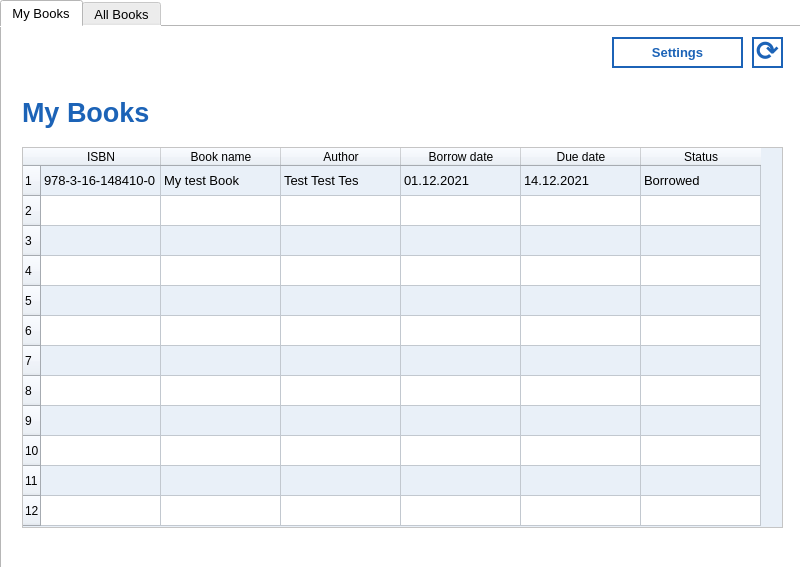
<?xml version="1.0" encoding="UTF-8"?>
<ui version="4.0">
 <class>Dialog</class>
 <widget class="QDialog" name="Dialog">
  <property name="geometry">
   <rect>
    <x>0</x>
    <y>0</y>
    <width>800</width>
    <height>567</height>
   </rect>
  </property>
  <property name="windowTitle">
   <string>Student</string>
  </property>
  <property name="styleSheet">
   <string notr="true">background-color: rgb(255, 255, 255);</string>
  </property>
  <widget class="QTabWidget" name="tabs">
   <property name="geometry">
    <rect>
     <x>0</x>
     <y>0</y>
     <width>811</width>
     <height>571</height>
    </rect>
   </property>
   <property name="font">
    <font>
     <pointsize>10</pointsize>
     <weight>50</weight>
     <bold>false</bold>
    </font>
   </property>
   <property name="styleSheet">
    <string notr="true">background-color: rgb(255, 255, 255);</string>
   </property>
   <property name="currentIndex">
    <number>0</number>
   </property>
   <widget class="QWidget" name="my_books">
    <attribute name="title">
     <string>My Books</string>
    </attribute>
    <widget class="QLabel" name="my_books_label">
     <property name="enabled">
      <bool>true</bool>
     </property>
     <property name="geometry">
      <rect>
       <x>20</x>
       <y>70</y>
       <width>291</width>
       <height>31</height>
      </rect>
     </property>
     <property name="font">
      <font>
       <pointsize>20</pointsize>
       <weight>75</weight>
       <bold>true</bold>
      </font>
     </property>
     <property name="styleSheet">
      <string notr="true">color:  rgb(28, 99, 183);</string>
     </property>
     <property name="text">
      <string>My Books</string>
     </property>
     <property name="wordWrap">
      <bool>true</bool>
     </property>
    </widget>
    <widget class="QPushButton" name="settings">
     <property name="geometry">
      <rect>
       <x>610</x>
       <y>10</y>
       <width>131</width>
       <height>31</height>
      </rect>
     </property>
     <property name="font">
      <font>
       <pointsize>10</pointsize>
       <weight>75</weight>
       <bold>true</bold>
      </font>
     </property>
     <property name="autoFillBackground">
      <bool>false</bool>
     </property>
     <property name="styleSheet">
      <string notr="true">background-color:   rgb(255, 255, 255);
color: rgb(28, 99, 183);
border: 2px solid  rgb(28, 99, 183);</string>
     </property>
     <property name="text">
      <string>Settings</string>
     </property>
     <property name="checkable">
      <bool>false</bool>
     </property>
     <property name="autoDefault">
      <bool>true</bool>
     </property>
     <property name="default">
      <bool>false</bool>
     </property>
     <property name="flat">
      <bool>false</bool>
     </property>
    </widget>
    <widget class="QLabel" name="iut">
     <property name="geometry">
      <rect>
       <x>20</x>
       <y>10</y>
       <width>301</width>
       <height>41</height>
      </rect>
     </property>
     <property name="text">
      <string/>
     </property>
     <property name="pixmap">
      <pixmap>../../../Downloads/iut-logo-blue-min.png</pixmap>
     </property>
     <property name="scaledContents">
      <bool>true</bool>
     </property>
    </widget>
    <widget class="QScrollArea" name="scrollArea">
     <property name="geometry">
      <rect>
       <x>20</x>
       <y>120</y>
       <width>761</width>
       <height>381</height>
      </rect>
     </property>
     <property name="widgetResizable">
      <bool>true</bool>
     </property>
     <widget class="QWidget" name="scrollAreaWidgetContents">
      <property name="geometry">
       <rect>
        <x>0</x>
        <y>0</y>
        <width>759</width>
        <height>379</height>
       </rect>
      </property>
      <widget class="QTableWidget" name="my_books_table">
       <property name="geometry">
        <rect>
         <x>0</x>
         <y>0</y>
         <width>761</width>
         <height>381</height>
        </rect>
       </property>
       <property name="font">
        <font>
         <pointsize>10</pointsize>
        </font>
       </property>
       <property name="autoFillBackground">
        <bool>false</bool>
       </property>
       <property name="styleSheet">
        <string notr="true">background-color: rgb(233, 240, 248);
alternate-background-color:  rgb(255, 255, 255);
selection-color: rgb(129, 154, 193);</string>
       </property>
       <property name="frameShape">
        <enum>QFrame::NoFrame</enum>
       </property>
       <property name="frameShadow">
        <enum>QFrame::Plain</enum>
       </property>
       <property name="lineWidth">
        <number>1</number>
       </property>
       <property name="sizeAdjustPolicy">
        <enum>QAbstractScrollArea::AdjustToContents</enum>
       </property>
       <property name="alternatingRowColors">
        <bool>true</bool>
       </property>
       <property name="selectionBehavior">
        <enum>QAbstractItemView::SelectRows</enum>
       </property>
       <property name="showGrid">
        <bool>true</bool>
       </property>
       <property name="sortingEnabled">
        <bool>true</bool>
       </property>
       <property name="wordWrap">
        <bool>true</bool>
       </property>
       <property name="rowCount">
        <number>12</number>
       </property>
       <attribute name="horizontalHeaderDefaultSectionSize">
        <number>120</number>
       </attribute>
       <attribute name="horizontalHeaderMinimumSectionSize">
        <number>36</number>
       </attribute>
       <row>
        <property name="text">
         <string>1</string>
        </property>
       </row>
       <row/>
       <row/>
       <row/>
       <row/>
       <row/>
       <row/>
       <row/>
       <row/>
       <row/>
       <row/>
       <row/>
       <column>
        <property name="text">
         <string>ISBN</string>
        </property>
       </column>
       <column>
        <property name="text">
         <string>Book name</string>
        </property>
       </column>
       <column>
        <property name="text">
         <string>Author</string>
        </property>
       </column>
       <column>
        <property name="text">
         <string>Borrow date</string>
        </property>
       </column>
       <column>
        <property name="text">
         <string>Due date</string>
        </property>
       </column>
       <column>
        <property name="text">
         <string>Status</string>
        </property>
       </column>
       <item row="0" column="0">
        <property name="text">
         <string>978-3-16-148410-0</string>
        </property>
       </item>
       <item row="0" column="1">
        <property name="text">
         <string>My test Book</string>
        </property>
       </item>
       <item row="0" column="2">
        <property name="text">
         <string>Test Test Tes</string>
        </property>
       </item>
       <item row="0" column="3">
        <property name="text">
         <string>01.12.2021</string>
        </property>
       </item>
       <item row="0" column="4">
        <property name="text">
         <string>14.12.2021</string>
        </property>
       </item>
       <item row="0" column="5">
        <property name="text">
         <string>Borrowed</string>
        </property>
       </item>
      </widget>
     </widget>
    </widget>
    <widget class="QPushButton" name="refresh">
     <property name="geometry">
      <rect>
       <x>750</x>
       <y>10</y>
       <width>31</width>
       <height>31</height>
      </rect>
     </property>
     <property name="font">
      <font>
       <pointsize>20</pointsize>
       <weight>75</weight>
       <bold>true</bold>
      </font>
     </property>
     <property name="autoFillBackground">
      <bool>false</bool>
     </property>
     <property name="styleSheet">
      <string notr="true">background-color:   rgb(255, 255, 255);
color: rgb(28, 99, 183);
border: 2px solid  rgb(28, 99, 183);
padding-top: -5px;</string>
     </property>
     <property name="text">
      <string>⟳</string>
     </property>
     <property name="iconSize">
      <size>
       <width>16</width>
       <height>16</height>
      </size>
     </property>
     <property name="checkable">
      <bool>false</bool>
     </property>
     <property name="autoDefault">
      <bool>true</bool>
     </property>
     <property name="default">
      <bool>false</bool>
     </property>
     <property name="flat">
      <bool>false</bool>
     </property>
    </widget>
   </widget>
   <widget class="QWidget" name="all_books">
    <attribute name="title">
     <string>All Books</string>
    </attribute>
    <widget class="QLabel" name="all_books_label">
     <property name="enabled">
      <bool>true</bool>
     </property>
     <property name="geometry">
      <rect>
       <x>20</x>
       <y>70</y>
       <width>291</width>
       <height>31</height>
      </rect>
     </property>
     <property name="font">
      <font>
       <pointsize>20</pointsize>
       <weight>75</weight>
       <bold>true</bold>
      </font>
     </property>
     <property name="styleSheet">
      <string notr="true">color:  rgb(28, 99, 183);</string>
     </property>
     <property name="text">
      <string>All books</string>
     </property>
     <property name="wordWrap">
      <bool>true</bool>
     </property>
    </widget>
    <widget class="QLabel" name="iut_2">
     <property name="geometry">
      <rect>
       <x>20</x>
       <y>10</y>
       <width>301</width>
       <height>41</height>
      </rect>
     </property>
     <property name="text">
      <string/>
     </property>
     <property name="pixmap">
      <pixmap>../../../Downloads/iut-logo-blue-min.png</pixmap>
     </property>
     <property name="scaledContents">
      <bool>true</bool>
     </property>
    </widget>
    <widget class="QScrollArea" name="scrollArea_2">
     <property name="geometry">
      <rect>
       <x>20</x>
       <y>120</y>
       <width>761</width>
       <height>381</height>
      </rect>
     </property>
     <property name="widgetResizable">
      <bool>true</bool>
     </property>
     <widget class="QWidget" name="scrollAreaWidgetContents_2">
      <property name="geometry">
       <rect>
        <x>0</x>
        <y>0</y>
        <width>759</width>
        <height>379</height>
       </rect>
      </property>
      <widget class="QTableWidget" name="all_books_table">
       <property name="geometry">
        <rect>
         <x>0</x>
         <y>0</y>
         <width>761</width>
         <height>381</height>
        </rect>
       </property>
       <property name="font">
        <font>
         <pointsize>10</pointsize>
        </font>
       </property>
       <property name="autoFillBackground">
        <bool>false</bool>
       </property>
       <property name="styleSheet">
        <string notr="true">background-color: rgb(233, 240, 248);
alternate-background-color:  rgb(255, 255, 255);
selection-color: rgb(129, 154, 193);</string>
       </property>
       <property name="frameShape">
        <enum>QFrame::NoFrame</enum>
       </property>
       <property name="frameShadow">
        <enum>QFrame::Plain</enum>
       </property>
       <property name="lineWidth">
        <number>1</number>
       </property>
       <property name="sizeAdjustPolicy">
        <enum>QAbstractScrollArea::AdjustToContents</enum>
       </property>
       <property name="alternatingRowColors">
        <bool>true</bool>
       </property>
       <property name="selectionBehavior">
        <enum>QAbstractItemView::SelectRows</enum>
       </property>
       <property name="wordWrap">
        <bool>true</bool>
       </property>
       <property name="rowCount">
        <number>12</number>
       </property>
       <attribute name="horizontalHeaderDefaultSectionSize">
        <number>180</number>
       </attribute>
       <attribute name="horizontalHeaderMinimumSectionSize">
        <number>40</number>
       </attribute>
       <row>
        <property name="text">
         <string>1</string>
        </property>
       </row>
       <row/>
       <row/>
       <row/>
       <row/>
       <row/>
       <row/>
       <row/>
       <row/>
       <row/>
       <row/>
       <row/>
       <column>
        <property name="text">
         <string>ISBN</string>
        </property>
       </column>
       <column>
        <property name="text">
         <string>Book name</string>
        </property>
       </column>
       <column>
        <property name="text">
         <string>Author</string>
        </property>
       </column>
       <column>
        <property name="text">
         <string>Request</string>
        </property>
       </column>
       <item row="0" column="0">
        <property name="text">
         <string>978-3-16-148410-0</string>
        </property>
       </item>
       <item row="0" column="1">
        <property name="text">
         <string>My test Book</string>
        </property>
       </item>
       <item row="0" column="2">
        <property name="text">
         <string>Test Test Tes</string>
        </property>
       </item>
       <item row="0" column="3">
        <property name="text">
         <string/>
        </property>
       </item>
      </widget>
     </widget>
    </widget>
    <widget class="QPushButton" name="settings_2">
     <property name="geometry">
      <rect>
       <x>650</x>
       <y>10</y>
       <width>131</width>
       <height>31</height>
      </rect>
     </property>
     <property name="font">
      <font>
       <pointsize>10</pointsize>
       <weight>75</weight>
       <bold>true</bold>
      </font>
     </property>
     <property name="autoFillBackground">
      <bool>false</bool>
     </property>
     <property name="styleSheet">
      <string notr="true">background-color:   rgb(255, 255, 255);
color: rgb(28, 99, 183);
border: 2px solid  rgb(28, 99, 183);</string>
     </property>
     <property name="text">
      <string>Settings</string>
     </property>
     <property name="checkable">
      <bool>false</bool>
     </property>
     <property name="autoDefault">
      <bool>true</bool>
     </property>
     <property name="default">
      <bool>true</bool>
     </property>
     <property name="flat">
      <bool>false</bool>
     </property>
    </widget>
   </widget>
  </widget>
 </widget>
 <resources/>
 <connections/>
</ui>
